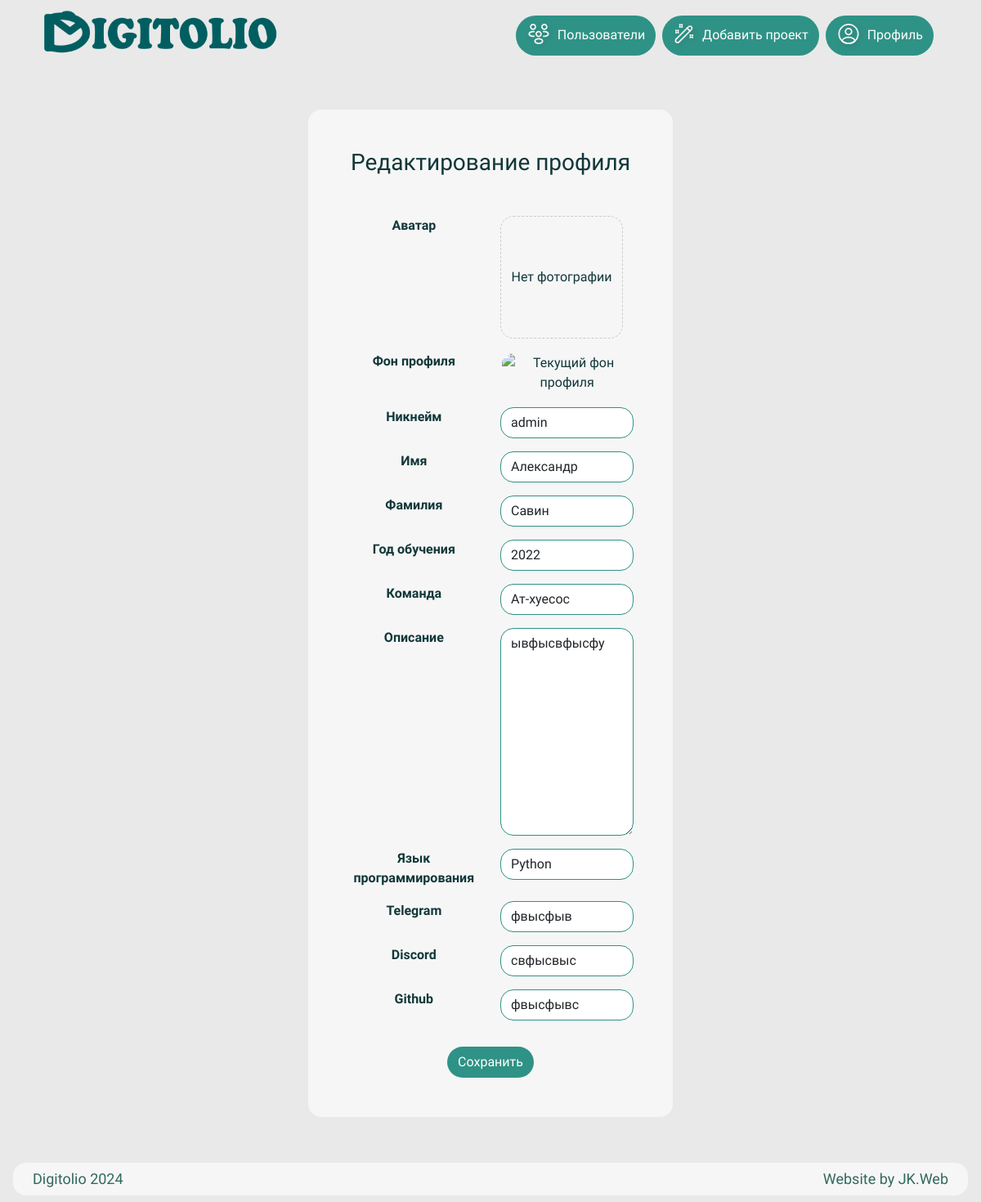
/persons/update/admin (signed in), run on the app's committed database.
### persons/models.py (models this page shows)
class Person(AbstractUser):
    password = models.CharField(max_length=255, verbose_name='Пароль')
    description = models.TextField(null=True, blank=True, verbose_name='Описание')
    year = models.IntegerField(null=True, blank=True, verbose_name='Год обучения')
    team = models.CharField(max_length=10, null=True, blank=True, verbose_name='Команда')
    avatar = models.ImageField(upload_to='avatars/', null=True, blank=True, verbose_name='Аватар')
    profile_background = models.CharField(max_length=255, choices=get_background_image_choices(), null=True, blank=True, verbose_name='Фон профиля', default='profile_background.jpg')
    programming_language = models.TextField(choices=PROGRAMMING_LANGUAGES, null=True, blank=True, verbose_name='Язык программирования')
    tg_url = models.CharField(max_length=50, null=True, blank=True, verbose_name='Telegram')
    discord_url = models.CharField(max_length=50, null=True, blank=True, verbose_name='Discord')
    github_url = models.CharField(max_length=50, null=True, blank=True, verbose_name='Github')
    group = models.ManyToManyField(Group, related_name='persons', blank=True, verbose_name='Группы')
    groups = models.ManyToManyField(
        'auth.Group',
        related_name='persons',
        blank=True,
        help_text='The groups this person belongs to.',
        verbose_name='groups',
    )
    user_permissions = models.ManyToManyField(
        'auth.Permission',
        related_name='persons',
        blank=True,
        help_text='Specific permissions for this person.',
        verbose_name='user permissions',
    )
    class Meta:
        ordering = ['-date_joined']

### persons/views.py (the view)
# urls.py: path('update/<str:username>', views.profile_update_view, name='profile_update'),
@login_required(login_url='persons:login')
def profile_update_view(request, username):
    user = get_object_or_404(User, username=username)
    if request.method == 'POST':
        form = CustomUserUpdateForm(request.POST, request.FILES, instance=user)
        print(request.FILES)
        if form.is_valid():
            form.save()
            return redirect('persons:profile_view', username=username)
    else:
        form = CustomUserUpdateForm(instance=user)
    return render(request, 'persons/profile_update.html', {'form': form})

### templates/persons/profile_update.html (shortened to what this page needs)
<!DOCTYPE html>
{% load static %}
{% load widget_tweaks %}
<html>
<head>
  <link href="https://cdn.jsdelivr.net/npm/bootstrap@5.0.2/dist/css/bootstrap.min.css" rel="stylesheet">
  <link href="{% static 'css/main.css' %}" rel="stylesheet">
</head>
<body>
  <header>
    {% include 'includes/header_nav.html' %}
  </header>
  <main class='ms-3 me-3 p-5'>
    <div class='col-5 m-auto text-center p-5' style='background-color: #F6F6F6; border-radius: 1rem;'>
      <h3 class='mb-5'>Редактирование профиля</h3>
      <form method="post" enctype="multipart/form-data">
        <div class="form-group row mb-3">
          <div class="col-sm-6 text-right">
            <label class='fw-bold' for="{{ form.avatar.id_for_label }}">Аватар</label>
          </div>
          <div class="col-sm-6 avatar-container">
            {% if user.avatar %}
              <img src="{{ user.avatar.url }}" alt="Аватар" id="avatarPreview" class="img-fluid" onclick="document.getElementById('{{ form.avatar.id_for_label }}').click();">
            {% else %}
              <div class="placeholder" id="avatarPlaceholder" onclick="document.getElementById('{{ form.avatar.id_for_label }}').click();">
                Нет фотографии
              </div>
            {% endif %}
          </div>
        </div>
        <div class="form-group row mb-3">
          <div class="col-sm-6 text-right">
            <label class='fw-bold' for="id_profile_background">Фон профиля</label>
          </div>
          <div class="col-sm-6">
            <img src="{% static 'img/backgrounds/' %}{{ user.profile_background }}" alt="Текущий фон профиля" class="background-thumbnail" data-bs-toggle="modal" data-bs-target="#backgroundModal">
          </div>
        </div>
        {% for field in form %}
        {% if field.name != 'avatar' and field.name != 'profile_background' %}
            <div class="form-group row mb-3">
              <div class="col-sm-6 text-right">
                <label class='fw-bold' for="{{ field.id_for_label }}">{{ field.label }}</label>
              </div>
              <div class="col-sm-6">
                {{ field|add_class:"form-control"|attr:"style: border-radius: 1rem;" }}
              </div>
            </div>
          {% endif %}
        {% endfor %}
        <div class="form-group text-center mt-3">
          <button type="submit" style="background-color: #2F9286; color: #FFFFFF" class="btn rounded-pill mt-3">Сохранить</button>
        </div>
      </form>
    </div>
  </main>
  <footer>
    {% include 'includes/footer_base.html' %}
  </footer>
</body>
</html>

### static/css/main.css (style rules this page uses)
body { font-family: 'Geologica', sans-serif; font-size: 16px; line-height: 24px; color: #113739; background-color: #E9E9E9; margin: 0; padding: 0; }
.form-control { border-color: #2F9286; }
::placeholder { color: #2F9286; opacity: 1; }

### templates/persons/profile_update.html (style rules this page uses)
.avatar-container { position: relative; display: inline-block; }
.avatar-container img, .avatar-container .placeholder { cursor: pointer; border-radius: 1rem; width: 150px; height: 150px; object-fit: cover; }
.avatar-container .placeholder { display: flex; align-items: center; justify-content: center; border: 1px dashed #ccc; }
.background-thumbnail { cursor: pointer; width: 200px; height: 100px; object-fit: cover; border: 2px solid transparent; border-radius: 1rem; }

### data on the page
Person: form "admin" "Александр" "Савин" "2022" "Ат-хуесос" "ывфысвфысфу" "Python" "фвысфыв" "свфысвыс" "фвысфывс"

### other printed values
{{ field.label }} "Никнейм" "Имя" "Фамилия" "Год обучения" "Команда" "Описание" "Язык программирования" "Telegram" "Discord" "Github"
